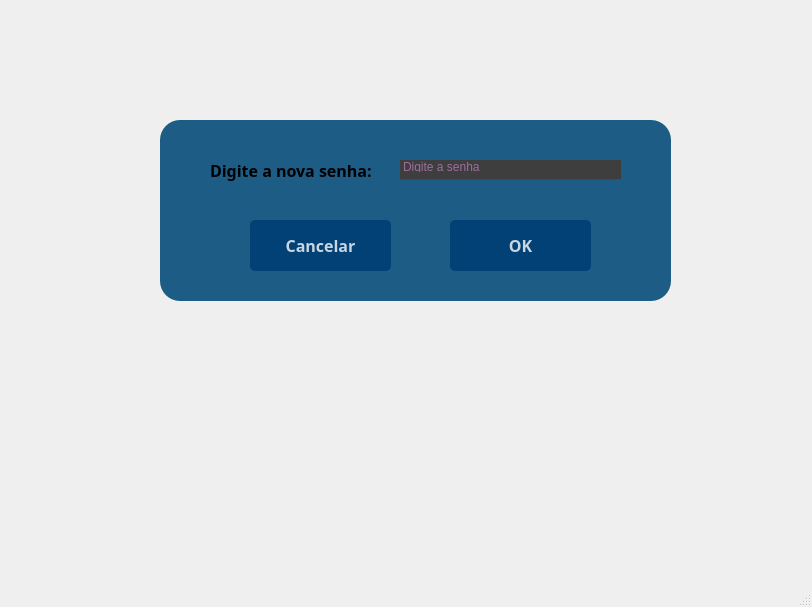
<?xml version="1.0" encoding="UTF-8"?>
<ui version="4.0">
 <class>MainWindow</class>
 <widget class="QMainWindow" name="MainWindow">
  <property name="geometry">
   <rect>
    <x>0</x>
    <y>0</y>
    <width>812</width>
    <height>607</height>
   </rect>
  </property>
  <property name="windowTitle">
   <string>MainWindow</string>
  </property>
  <widget class="QWidget" name="centralwidget">
   <widget class="QWidget" name="widget" native="true">
    <property name="geometry">
     <rect>
      <x>160</x>
      <y>120</y>
      <width>511</width>
      <height>181</height>
     </rect>
    </property>
    <property name="styleSheet">
     <string notr="true">background-color: rgb(29, 92, 132);
border-radius:20px;</string>
    </property>
    <widget class="QLabel" name="msg_label">
     <property name="geometry">
      <rect>
       <x>120</x>
       <y>290</y>
       <width>281</width>
       <height>16</height>
      </rect>
     </property>
     <property name="text">
      <string/>
     </property>
    </widget>
    <widget class="QPushButton" name="alterarsenha1_botao">
     <property name="geometry">
      <rect>
       <x>290</x>
       <y>100</y>
       <width>141</width>
       <height>51</height>
      </rect>
     </property>
     <property name="font">
      <font>
       <family>Arial Black</family>
       <pointsize>12</pointsize>
       <weight>75</weight>
       <bold>true</bold>
      </font>
     </property>
     <property name="styleSheet">
      <string notr="true">
QPushButton#alterarsenha1_botao{
background-color:rgba(2, 65, 118, 255);
color:rgba(255, 255, 255, 200);
border-radius:5px;
}

QPushButton#alterarsenha1_botao:pressed{
padding-left:5px;
padding-top:5px;
background-color:qlineargradient(spread:pad, x1:1, y1:1, x2:1, y2:0, stop:0 rgba(66, 199, 255, 100), stop:1 rgba(255, 255, 255, 100));
}

QPushButton#alterarsenha1_botao{
background-color:rgba(2, 65, 118, 255);
}
</string>
     </property>
     <property name="text">
      <string>OK</string>
     </property>
    </widget>
    <widget class="QLabel" name="name_label">
     <property name="geometry">
      <rect>
       <x>140</x>
       <y>20</y>
       <width>111</width>
       <height>21</height>
      </rect>
     </property>
     <property name="font">
      <font>
       <family>Arial Black</family>
       <pointsize>12</pointsize>
       <weight>75</weight>
       <bold>true</bold>
      </font>
     </property>
     <property name="styleSheet">
      <string notr="true">background-color: 0</string>
     </property>
     <property name="text">
      <string/>
     </property>
    </widget>
    <widget class="QLabel" name="labelSaldo_2">
     <property name="geometry">
      <rect>
       <x>100</x>
       <y>130</y>
       <width>101</width>
       <height>21</height>
      </rect>
     </property>
     <property name="font">
      <font>
       <family>Arial Black</family>
       <pointsize>12</pointsize>
       <weight>75</weight>
       <bold>true</bold>
      </font>
     </property>
     <property name="styleSheet">
      <string notr="true">background-color: 0</string>
     </property>
     <property name="text">
      <string/>
     </property>
    </widget>
    <widget class="QLabel" name="faturaLabel_2">
     <property name="geometry">
      <rect>
       <x>80</x>
       <y>160</y>
       <width>71</width>
       <height>21</height>
      </rect>
     </property>
     <property name="font">
      <font>
       <family>Arial Black</family>
       <pointsize>12</pointsize>
       <weight>75</weight>
       <bold>true</bold>
      </font>
     </property>
     <property name="styleSheet">
      <string notr="true">background-color: 0</string>
     </property>
     <property name="text">
      <string/>
     </property>
    </widget>
    <widget class="QLabel" name="labelSaldo">
     <property name="geometry">
      <rect>
       <x>50</x>
       <y>40</y>
       <width>181</width>
       <height>21</height>
      </rect>
     </property>
     <property name="font">
      <font>
       <family>Arial Black</family>
       <pointsize>12</pointsize>
       <weight>75</weight>
       <bold>true</bold>
      </font>
     </property>
     <property name="styleSheet">
      <string notr="true">background-color: 0</string>
     </property>
     <property name="text">
      <string>Digite a nova senha:</string>
     </property>
    </widget>
    <widget class="QLineEdit" name="lineEdit2">
     <property name="geometry">
      <rect>
       <x>240</x>
       <y>40</y>
       <width>221</width>
       <height>20</height>
      </rect>
     </property>
     <property name="styleSheet">
      <string notr="true">background-color: rgb(62, 62, 62);
border: 1px solid rgba(0, 0, 0, 0);
border-bottom-color:rgba(46, 82, 101, 255);
color:rgb(255, 155, 255);
padding-bottom:7px</string>
     </property>
     <property name="echoMode">
      <enum>QLineEdit::Password</enum>
     </property>
     <property name="placeholderText">
      <string>Digite a senha</string>
     </property>
    </widget>
    <widget class="QPushButton" name="cancelar_botao">
     <property name="geometry">
      <rect>
       <x>90</x>
       <y>100</y>
       <width>141</width>
       <height>51</height>
      </rect>
     </property>
     <property name="font">
      <font>
       <family>Arial Black</family>
       <pointsize>12</pointsize>
       <weight>75</weight>
       <bold>true</bold>
      </font>
     </property>
     <property name="styleSheet">
      <string notr="true">
QPushButton#cancelar_botao{
background-color:rgba(2, 65, 118, 255);
color:rgba(255, 255, 255, 200);
border-radius:5px;
}

QPushButton#cancelar_botao:pressed{
padding-left:5px;
padding-top:5px;
background-color:qlineargradient(spread:pad, x1:1, y1:1, x2:1, y2:0, stop:0 rgba(66, 199, 255, 100), stop:1 rgba(255, 255, 255, 100));
}

QPushButton#cancelar_botao{
background-color:rgba(2, 65, 118, 255);
}
</string>
     </property>
     <property name="text">
      <string>Cancelar</string>
     </property>
    </widget>
   </widget>
  </widget>
  <widget class="QMenuBar" name="menubar">
   <property name="geometry">
    <rect>
     <x>0</x>
     <y>0</y>
     <width>812</width>
     <height>21</height>
    </rect>
   </property>
  </widget>
  <widget class="QStatusBar" name="statusbar"/>
 </widget>
 <resources/>
 <connections/>
</ui>
